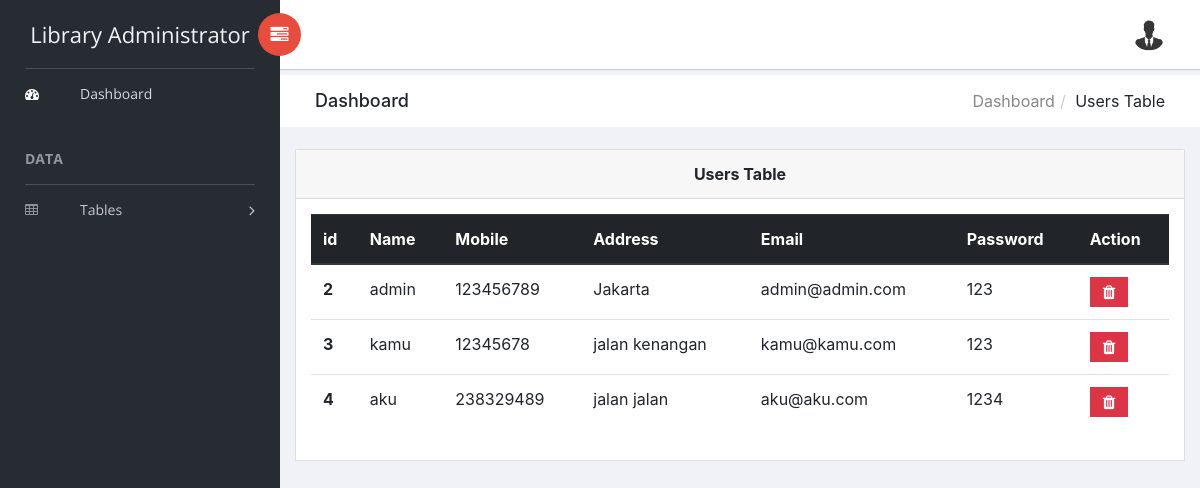
Screenshot of /admin/user.php with the database file from the repository.
### tables this page shows
CREATE TABLE `users` (
  `id` int(11) NOT NULL,
  `email` varchar(30) NOT NULL,
  `password` varchar(30) NOT NULL,
  `name` varchar(30) NOT NULL,
  `mobile` varchar(20) NOT NULL,
  `address` varchar(200) NOT NULL
);

### admin/user.php (the view, shortened to what this page needs)
<!doctype html>
<html class="no-js" lang="en">
<head>
    <link rel="stylesheet" href="vendors/bootstrap/dist/css/bootstrap.min.css">
    <link rel="stylesheet" href="vendors/font-awesome/css/font-awesome.min.css">
    <link rel="stylesheet" href="vendors/themify-icons/css/themify-icons.css">
    <link rel="stylesheet" href="vendors/flag-icon-css/css/flag-icon.min.css">
    <link rel="stylesheet" href="vendors/selectFX/css/cs-skin-elastic.css">
    <link rel="stylesheet" href="assets/css/style.css">
</head>
<body>
    <?php include "sidepanel.php";?>
    <div id="right-panel" class="right-panel">
        <?php include "header.php";?>
        <div class="breadcrumbs">
            <div class="col-sm-4">
                <div class="page-header float-left">
                    <div class="page-title">
                        <h1>Dashboard</h1>
                    </div>
                </div>
            </div>
            <div class="col-sm-8">
                <div class="page-header float-right">
                    <div class="page-title">
                        <ol class="breadcrumb text-right">
                            <li><a href="index.php">Dashboard</a></li>
                            <li class="active">Users Table</li>
                        </ol>
                    </div>
                </div>
            </div>
        </div>
        <div class="content mt-3">
            <div class="animated fadeIn">
                <div class="row">
                    <div class="col-md-12">
                        <div class="card">
                            <div class="card-header text-center">
                                <strong class="card-title">Users Table</strong>
                            </div>
                            <div class="card-body">
                                <table class="table">
                                    <thead class="thead-dark">
                                        <tr>
                                            <th scope="col">id</th>
                                            <th scope="col">Name</th>
                                            <th scope="col">Mobile</th>
                                            <th scope="col">Address</th>
                                            <th scope="col">Email</th>
                                            <th scope="col">Password</th>
                                            <th scope="col">Action</th>
                                        </tr>
                                    </thead>
                                    <tbody>
                                            <?php
                                                $con=new mysqli("localhost", "root", "", "library");
                                                $st=$con->prepare("select * from users");
                                                $st->execute();
                                                $rs=$st->get_result();
                                                while($row=$rs->fetch_assoc()){
                                                    echo "<tr>
                                                    <th scope='row'>".$row['id']."</th>
                                                    <td>". $row['name'] ."</td>
                                                    <td>". $row['mobile'] ."</td>
                                                    <td>". $row['address'] ."</td>
                                                    <td>". $row['email'] ."</td>
                                                    <td>". $row['password'] ."</td>
                                                    <td><a class='btn btn-danger fa fa-trash' href='delete_user.php?id=".$row['id']."'></a></td>
                                                    </tr>
                                                    ";
                                                }
                                            ?>
                                    </tbody>
                                </table>
                            </div>
                        </div>
                    </div>
            </div>
        </div>
    </div>
</body>
</html>

### rows the page displays
users: id "2", name "admin", mobile "123456789", address "Jakarta", email "admin@admin.com", password "123"
users: id "3", name "kamu", mobile "12345678", address "jalan kenangan", email "kamu@kamu.com", password "123"
users: id "4", name "aku", mobile "238329489", address "jalan jalan", email "aku@aku.com", password "1234"
